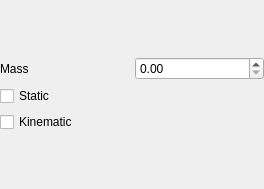
<?xml version="1.0" encoding="UTF-8"?>
<ui version="4.0">
 <class>RigidBodyWidget</class>
 <widget class="QWidget" name="RigidBodyWidget">
  <property name="geometry">
   <rect>
    <x>0</x>
    <y>0</y>
    <width>264</width>
    <height>189</height>
   </rect>
  </property>
  <property name="windowTitle">
   <string>Form</string>
  </property>
  <layout class="QGridLayout" name="gridLayout_2">
   <property name="leftMargin">
    <number>0</number>
   </property>
   <property name="topMargin">
    <number>6</number>
   </property>
   <property name="rightMargin">
    <number>0</number>
   </property>
   <property name="bottomMargin">
    <number>6</number>
   </property>
   <item row="0" column="0">
    <layout class="QGridLayout" name="gridLayout">
     <item row="0" column="0">
      <widget class="QLabel" name="label">
       <property name="text">
        <string>Mass</string>
       </property>
      </widget>
     </item>
     <item row="0" column="1">
      <widget class="QDoubleSpinBox" name="doubleSpinBox"/>
     </item>
     <item row="1" column="0" colspan="2">
      <widget class="QCheckBox" name="checkStatic">
       <property name="text">
        <string>Static</string>
       </property>
      </widget>
     </item>
     <item row="2" column="0" colspan="2">
      <widget class="QCheckBox" name="checkKinematic">
       <property name="text">
        <string>Kinematic</string>
       </property>
      </widget>
     </item>
    </layout>
   </item>
  </layout>
 </widget>
 <resources/>
 <connections/>
</ui>
